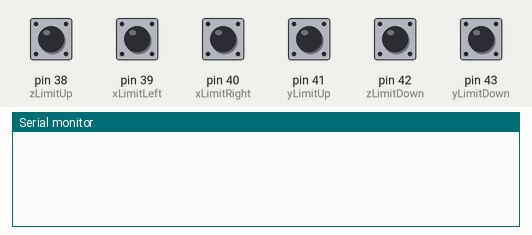
Bench run of a sketch on a simulated Arduino Mega 2560, built with avr-gcc and run on an emulated ATmega2560. Shown: the last lines printed to the serial monitor. Inputs (shaded band) come from the test bench; at power-on: pin 38 (zLimitUp), pin 39 (xLimitLeft), pin 40 (xLimitRight), pin 41 (yLimitUp), pin 42 (zLimitDown), pin 43 (yLimitDown) HIGH.

Above: at 1.2 s.
1.3 s: pin 38 (zLimitUp) pulled LOW for 0.15 s
At 1.9 s:
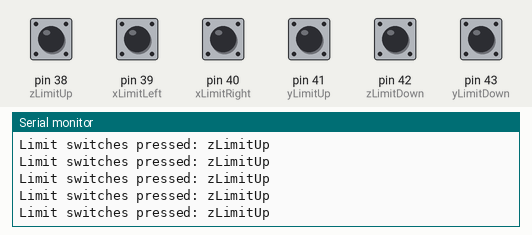
2.9 s: pin 39 (xLimitLeft) pulled LOW for 0.15 s
At 3.6 s:
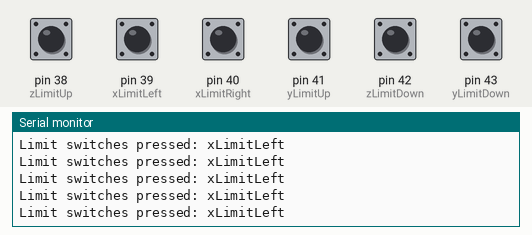
4.5 s: pin 40 (xLimitRight) pulled LOW for 0.15 s
At 5.0 s:
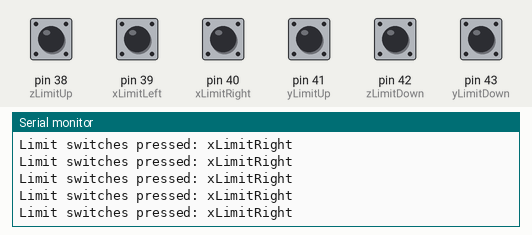
6.1 s: pin 41 (yLimitUp) pulled LOW for 0.15 s
At 6.7 s:
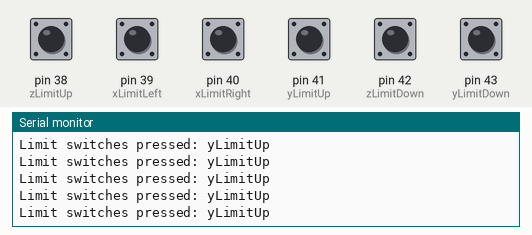
7.7 s: pin 42 (zLimitDown) pulled LOW for 0.15 s
At 8.4 s:
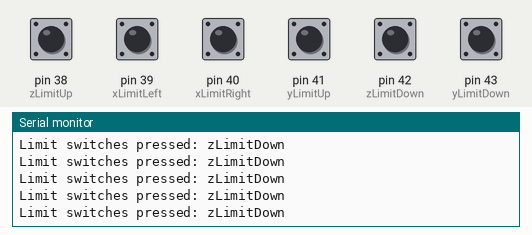
9.3 s: pin 43 (yLimitDown) pulled LOW for 0.15 s
At 10.8 s:
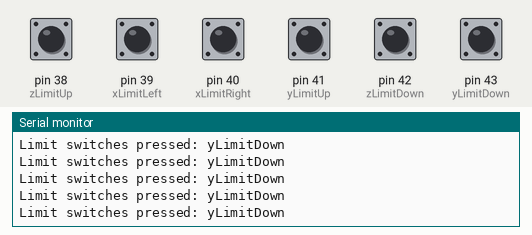

Measured:
- after the input at 1.3 s, the serial monitor: prints a new line at once (image 1)
- after the input at 2.9 s, the serial monitor: prints a new line at once (image 2)
- after the input at 4.5 s, the serial monitor: prints a new line at once (image 3)
- after the input at 6.1 s, the serial monitor: prints a new line at once (image 4)
- after the input at 7.7 s, the serial monitor: prints a new line at once (image 5)
- after the input at 9.3 s, the serial monitor: prints a new line at once (image 6)

The sketch:

switch_test.ino
```cpp
boolean hit = LOW;

const int xLimitRight = 40;
const int xLimitLeft = 39;
const int yLimitUp = 41;
const int yLimitDown = 43;
const int zLimitUp = 38;
const int zLimitDown = 42;

String limitsPressed = "";
//const int switchEStop = 10;

/*void Emergency_Stop() {
  digitalWrite(ena,HIGH);
  Serial.println("Ready!");
  }*/

void setup()
{
  Serial.begin(9600);

  pinMode(xLimitRight, INPUT); ///low means pressed
  pinMode(xLimitLeft, INPUT); ///low means pressed
  pinMode(zLimitUp, INPUT); ///low means pressed
  pinMode(zLimitDown, INPUT); ///low means pressed
  pinMode(yLimitDown, INPUT); ///low means pressed
  pinMode(yLimitUp, INPUT); ///low means pressed
  //pinMode(switch2, INPUT);
  //pinMode(switch3, INPUT);
  //attachInterrupt(digitalPinToInterrupt(switchEStop), Emergency_Stop, LOW); //delete


}

void loop() {
  limitsPressed = "";

  if (digitalRead(xLimitRight) == hit) {
    limitsPressed += " xLimitRight";
  }
  if (digitalRead(xLimitLeft) == hit) {
    limitsPressed += " xLimitLeft";
  }
  if (digitalRead(yLimitDown) == hit) {
    limitsPressed += " yLimitDown";
  }
  if (digitalRead(yLimitUp) == hit) {
    limitsPressed += " yLimitUp";
  }
  if (digitalRead(zLimitUp) == hit) {
    limitsPressed += " zLimitUp";
  }
  if (digitalRead(zLimitDown) == hit) {
    limitsPressed += " zLimitDown";
  }
  if (limitsPressed != ""){
    limitsPressed = "Limit switches pressed:" + limitsPressed;
    Serial.println(limitsPressed);
  }
  delay(5);
}
```
